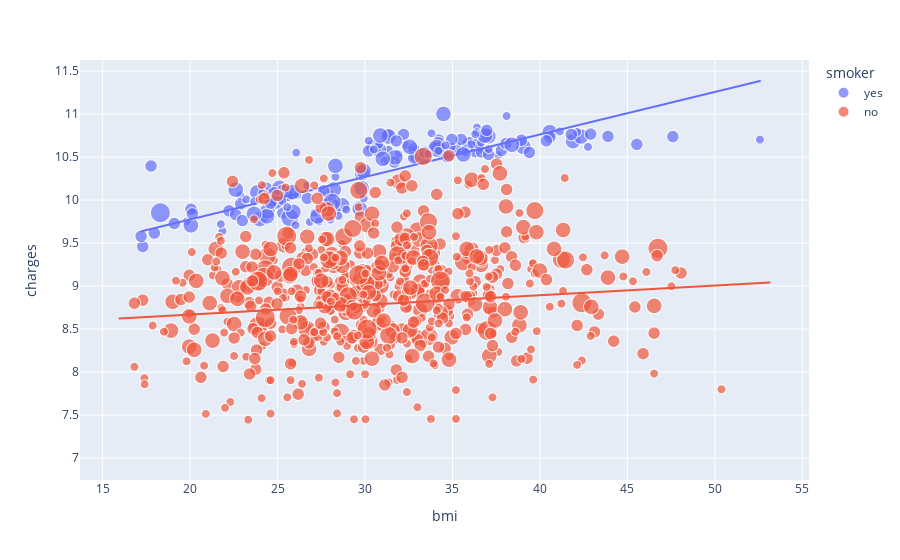

This figure's notebook cell:
### Code cell
figure = px.scatter(
    data_frame=df, x="bmi", y="charges", size="children", color="smoker", trendline="ols"
)
figure.show()

### Figure 1 — Plotly figure (JSON) as saved in the notebook; plotly's stock layout.template omitted (floating-point values rounded to 4 significant figures; data arrays with more than 128 entries replaced by an {"elided": "..."} marker saying what was removed)
{"data": [{"hovertemplate": "smoker=yes<br>bmi=%{x}<br>charges=%{y}<br>children=%{marker.size}<extra></extra>", "legendgroup": "yes", "marker": {"color": "#636efa", "size": {"elided": "274 int values"}, "sizemode": "area", "sizeref": 0.0125, "symbol": "circle"}, "mode": "markers", "name": "yes", "showlegend": true, "type": "scattergl", "x": {"elided": "274 float values"}, "xaxis": "x", "y": {"elided": "274 float values"}, "yaxis": "y"}, {"hovertemplate": "<b>OLS trendline</b><br>charges = 0.0494365 * bmi + 8.78603<br>R<sup>2</sup>=0.649806<br><br>smoker=yes<br>bmi=%{x}<br>charges=%{y} <b>(trend)</b><extra></extra>", "legendgroup": "yes", "marker": {"color": "#636efa", "symbol": "circle"}, "mode": "lines", "name": "yes", "showlegend": false, "type": "scattergl", "x": {"elided": "274 float values"}, "xaxis": "x", "y": {"elided": "274 float values"}, "yaxis": "y"}, {"hovertemplate": "smoker=no<br>bmi=%{x}<br>charges=%{y}<br>children=%{marker.size}<extra></extra>", "legendgroup": "no", "marker": {"color": "#EF553B", "size": {"elided": "1064 int values"}, "sizemode": "area", "sizeref": 0.0125, "symbol": "circle"}, "mode": "markers", "name": "no", "showlegend": true, "type": "scattergl", "x": {"elided": "1064 float values"}, "xaxis": "x", "y": {"elided": "1064 float values"}, "yaxis": "y"}, {"hovertemplate": "<b>OLS trendline</b><br>charges = 0.0112571 * bmi + 8.44339<br>R<sup>2</sup>=0.008359<br><br>smoker=no<br>bmi=%{x}<br>charges=%{y} <b>(trend)</b><extra></extra>", "legendgroup": "no", "marker": {"color": "#EF553B", "symbol": "circle"}, "mode": "lines", "name": "no", "showlegend": false, "type": "scattergl", "x": {"elided": "1064 float values"}, "xaxis": "x", "y": {"elided": "1064 float values"}, "yaxis": "y"}], "layout": {"legend": {"itemsizing": "constant", "title": {"text": "smoker"}, "tracegroupgap": 0}, "margin": {"t": 60}, "xaxis": {"anchor": "y", "domain": [0, 1], "title": {"text": "bmi"}}, "yaxis": {"anchor": "x", "domain": [0, 1], "title": {"text": "charges"}}}}
